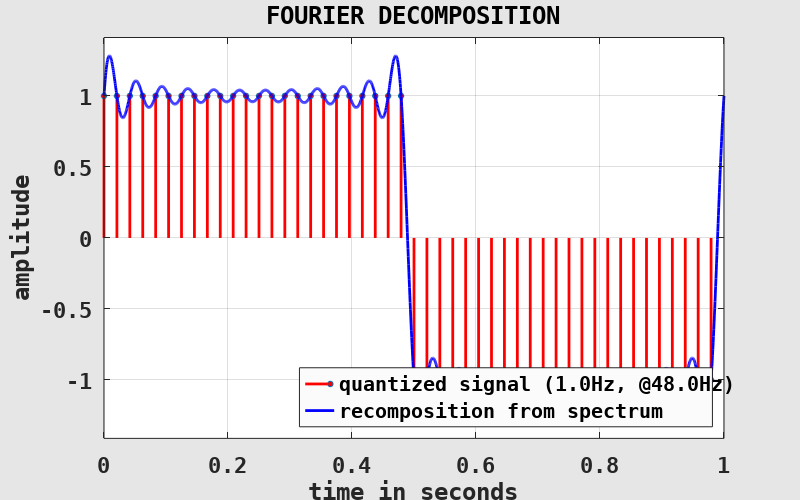
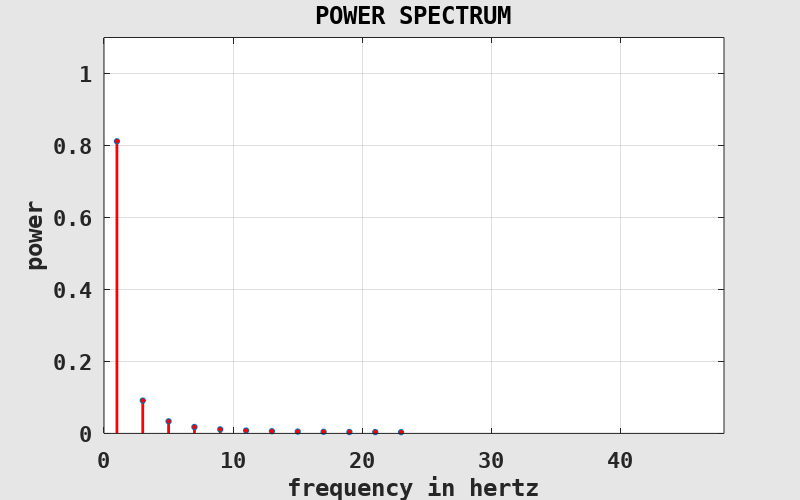

Write MATLAB code to recreate these figures, in order.
clearvars( '-except', '-regexp', '^fig\d*$' );
ws = warning();
warning( 'off', 'MATLAB:audiovideo:wavread:functionToBeRemoved' );

	% -----------------------------------------------------------------------
	% discrete test signal (with base frequency f and length L)
	% -----------------------------------------------------------------------
f = 1; % base frequency, EXERCISE!
L = 1;

fS = 48; % sampling rate, EXERCISE!
N = floor( L * fS );

ti = (0:N-1) / fS; % quantized time values

%xi = sin( 2*pi*f * ti ); % sine wave, EXERCISE!
%xi = sin( 2*pi*f * ti) + 0.5*sin( 2*pi*3*f * ti ); % mixed sines, EXERCISE!
xi = 2*(2*floor( f * ti ) - floor( 2*f * ti ) + 1) - 1; % square wave, EXERCISE!
%xi = 2*(ti/f - floor( 1/2 + ti/f )); % sawtooth wave, EXERCISE!
%xi = 2*abs( 2*(ti/f - floor( 1/2 + ti/f )) ) - 1; % triangle wave, EXERCISE!

	% -----------------------------------------------------------------------
	% apply a phase shift to test signal
	% -----------------------------------------------------------------------
phase = 0; % phase shift in degrees, EXERCISE!
xi = circshift( xi, [0, round( f*fS*phase/360 )] );

	% -----------------------------------------------------------------------
	% Fourier transform the test signal
	% -----------------------------------------------------------------------
fNy = fS / 2; % Nyquist frequency

Xk = fft( xi ) / N; % complex Fourier coefficients

fk = (0:N-1) / N * fS; % frequency values
fk(fk >= fNy) = fk(fk >= fNy) - fS; % imply negative frequencies

	% -----------------------------------------------------------------------
	% compute the power spectral density (aka power spectrum)
	% -----------------------------------------------------------------------
Pk = abs( Xk ) .^ 2;

Pk(fk < 0) = []; % remove negative frequency components
Xk(fk < 0) = [];
fk(fk < 0) = [];

Pk(2:end) = 2 * Pk(2:end); % rescale to match total power
Xk(2:end) = sqrt( 2 ) * Xk(2:end);

	% -----------------------------------------------------------------------
	% re-composite signal from spectrum
	% THIS PART IS NOT IMPORTANT FOR FOLLOWING THE LECTURE!
	% -----------------------------------------------------------------------
dt = 1 / 2000; % temporal resolution
t = linspace( 0, L, L / dt );

xr = Xk(1) * ones( 1, numel( t ) );
for j = 2:numel( Xk )
	%xr = xr + sqrt( 2 ) * sqrt( Pk(j) ) * sin( 2*pi*fk(j) * t ); % reconstruction from powers
	xr = xr + sqrt( 2 ) * (Xk(j) * exp( 2*pi*i*fk(j) * t ) ); % reconstruction from Fourier coefficients
end
xr = real( xr );

	% -----------------------------------------------------------------------
	% plot Fourier decomposition
	% THIS PART IS NOT IMPORTANT FOR FOLLOWING THE LECTURE!
	% -----------------------------------------------------------------------
if exist( 'fig1', 'var' ) ~= 1 || ~ishandle( fig1 ) % prepare figure window
	fig1 = figure( ...
		'Color', [0.9, 0.9, 0.9], 'InvertHardcopy', 'off', ...
		'PaperPosition', [0, 0, 8, 5], ...
		'defaultAxesFontName', 'DejaVu Sans Mono', 'defaultAxesFontSize', 16, 'defaultAxesFontWeight', 'bold', ...
		'defaultAxesNextPlot', 'add', ...
		'defaultAxesBox', 'on', 'defaultAxesLayer', 'top', ...
		'defaultAxesXGrid', 'on', 'defaultAxesYGrid', 'on' );
end

figure( fig1 ); % set and clear current figure
clf( fig1 );

set( fig1, 'Name', 'FOURIER DECOMPOSITION' ); % set labels
title( get( fig1, 'Name' ) );

xlabel( 'time in seconds' );
ylabel( 'amplitude' );

xlim( [0, L] ); % set axes
ylim( [-1, 1] * max( abs( cat( 2, xi, xr ) ) ) * 1.1 );

stem( ti, xi, ... % plot discrete signal
	'Color', 'red', 'LineWidth', 2, 'MarkerSize', 4, 'MarkerFaceColor', 'red', ...
	'ShowBaseLine', 'off' );

plot( t, xr, ... % plot recomposed signal
	'Color', 'blue', 'LineWidth', 2 );

h = legend( {sprintf( 'quantized signal (%.1fHz, @%.1fHz)', f, fS ), 'recomposition from spectrum'}, ...
	'Location', 'southeast' );
set( h, 'Color', [0.9825, 0.9825, 0.9825] );

	% -----------------------------------------------------------------------
	% plot power spectrum
	% THIS PART IS NOT IMPORTANT FOR FOLLOWING THE LECTURE!
	% -----------------------------------------------------------------------
if exist( 'fig2', 'var' ) ~= 1 || ~ishandle( fig2 ) % prepare figure window
	fig2 = figure( ...
		'Color', [0.9, 0.9, 0.9], 'InvertHardcopy', 'off', ...
		'PaperPosition', [0, 0, 8, 5], ...
		'defaultAxesFontName', 'DejaVu Sans Mono', 'defaultAxesFontSize', 16, 'defaultAxesFontWeight', 'bold', ...
		'defaultAxesNextPlot', 'add', ...
		'defaultAxesBox', 'on', 'defaultAxesLayer', 'top', ...
		'defaultAxesXGrid', 'on', 'defaultAxesYGrid', 'on' );
end

figure( fig2 ); % set and clear current figure
clf( fig2 );

set( fig2, 'Name', 'POWER SPECTRUM' ); % set labels
title( get( fig2, 'Name' ) );

xlabel( 'frequency in hertz' );
ylabel( 'power' );

xlim( [0, 2*(max( fk ) + 1)] ); % set axes
ylim( [0, 1] * 1.1 );

stem( fk(Pk > eps), Pk(Pk > eps), ... % plot power spectrum
	'Color', 'red', 'LineWidth', 2, 'MarkerSize', 4, 'MarkerFaceColor', 'red', ...
	'ShowBaseLine', 'off' );

warning( ws );
